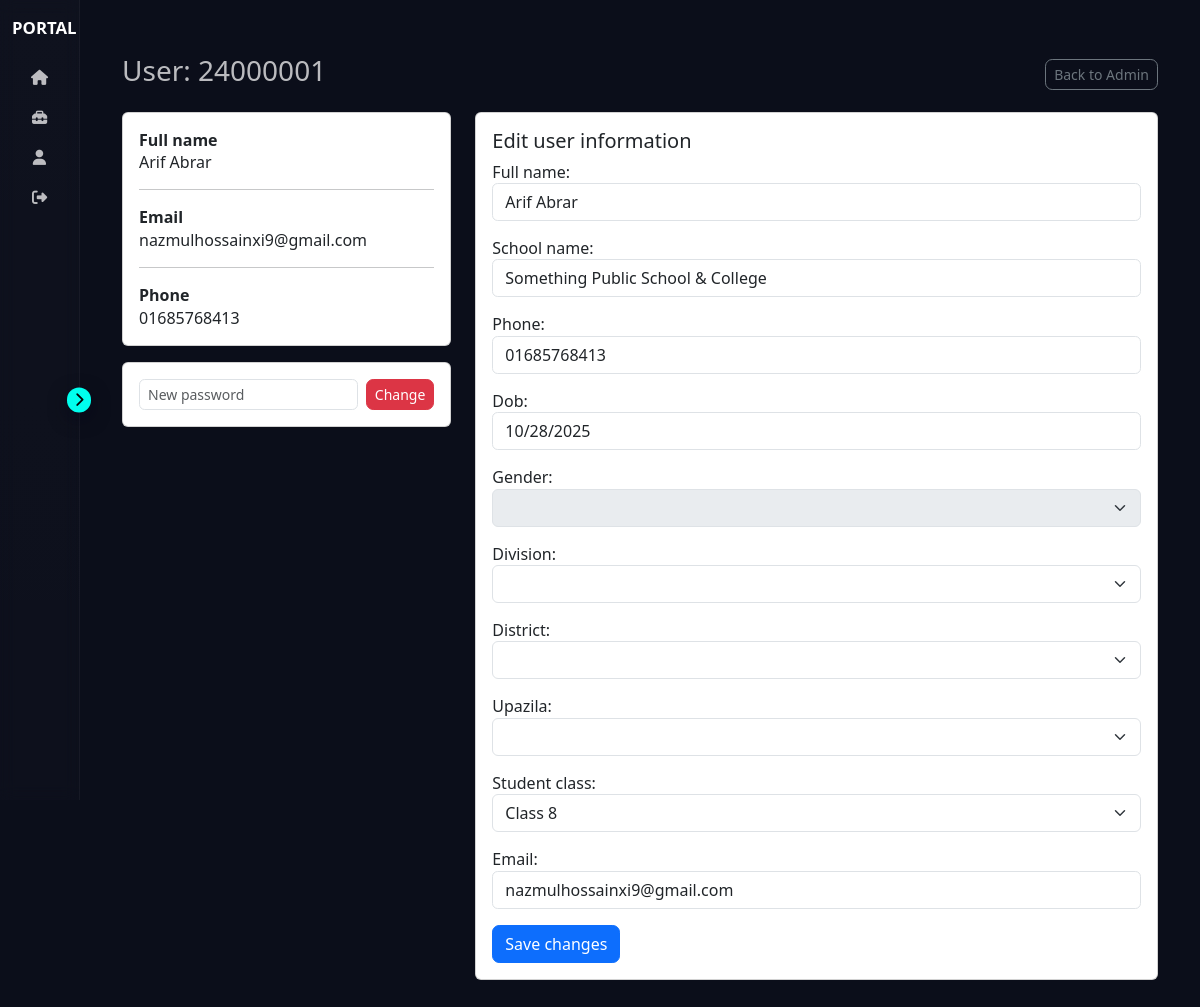
Before: /profile/24000001/ (signed in) with the older database file.
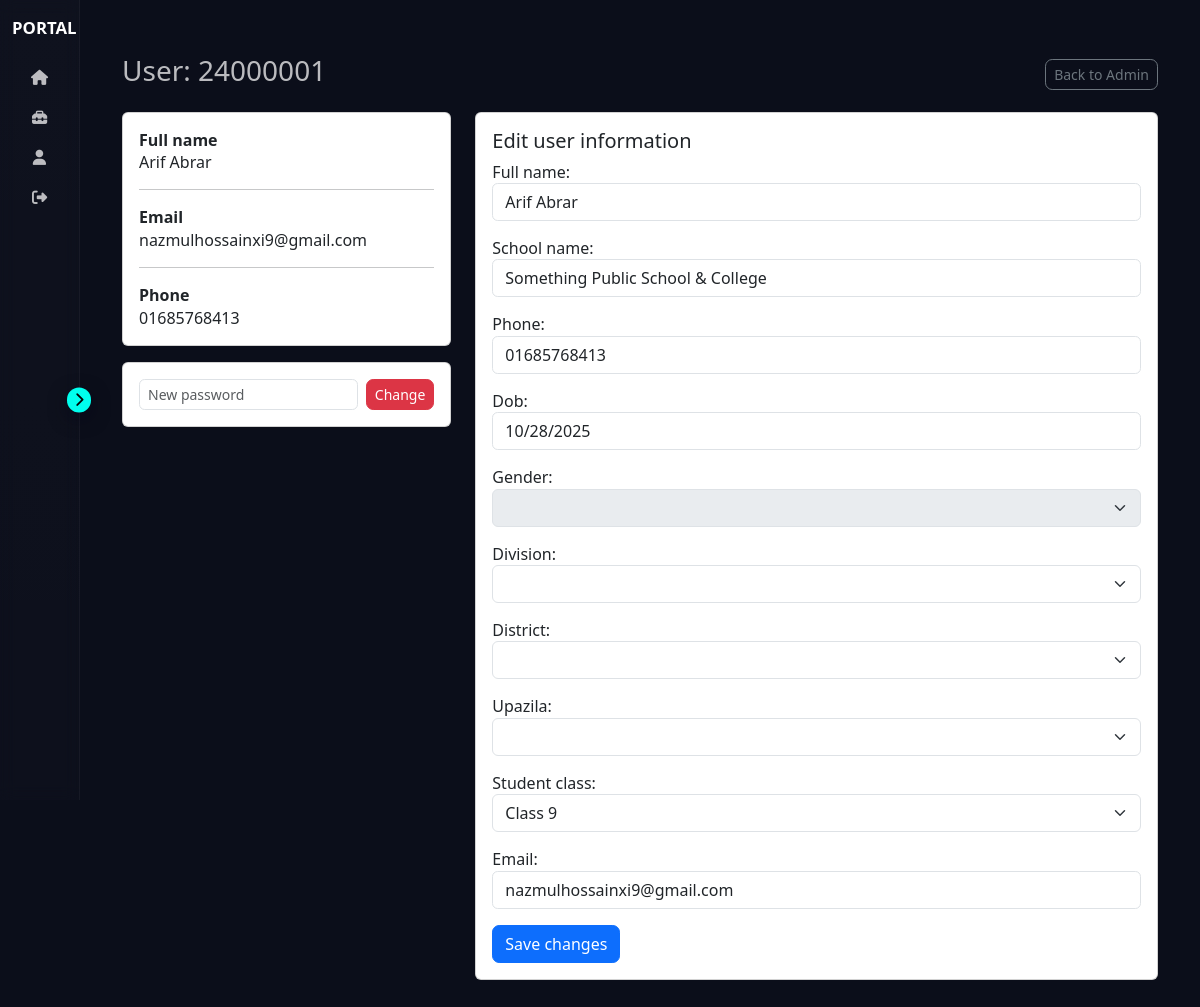
After: the same page with the newer database file.
### Registration/models.py (models this page shows, shortened)
class Student(models.Model):
    user = models.OneToOneField(
        User,
        on_delete=models.CASCADE,
        related_name="student_profile"
    )
    full_name = models.CharField(max_length=200, default="Unknown")
    school_name = models.CharField(max_length=200, default="Not Provided")
    phone = models.CharField(max_length=20, default="N/A")
    division = models.CharField(max_length=100, default="Not Selected")
    district = models.CharField(max_length=100, default="Not Selected")
    upazila = models.CharField(max_length=100, default="Not Selected")
    gender = models.CharField(max_length=20, default="Not Specified")
    student_class = models.CharField(max_length=20, default="Unknown")
    category_name = models.CharField(max_length=50, default="Unknown")
    dob = models.DateField(default=timezone.now)  # Prevent migration error
    created_at = models.DateTimeField(auto_now_add=True)
    updated_at = models.DateTimeField(auto_now=True)

### Registration/views.py (the view)
# urls.py: path("profile/<str:username>/", views.admin_profile_view, name="admin_profile"),
@login_required
def admin_profile_view(request, username):
    if not (request.user.is_staff or request.user.is_superuser):
        return HttpResponseForbidden("Admin area")
    user = get_object_or_404(User, username=username)
    student = get_object_or_404(Student, user=user)
    form = None
    if request.method == "POST":
        if "new_password" in request.POST and request.POST.get("new_password"):
            new_password = request.POST.get("new_password")
            user.set_password(new_password)
            user.save()
            messages.success(request, f"Password updated for {user.username}")
            return redirect("app:admin_profile", username=user.username)
        form = ExistingUserUpdateForm(request.POST, instance=student)
        if form.is_valid():
            with transaction.atomic():
                user.email = form.cleaned_data.get("email", user.email)
                user.save()
                student = form.save(commit=False)
                class_mapping = {
                    "3": "Primary", "4": "Primary", "5": "Primary",
                    "6": "Junior", "7": "Junior", "8": "Junior",
                    "9": "Secondary", "10": "Secondary",
                    "11": "Higher Secondary", "12": "Higher Secondary",
                }
                student.category_name = class_mapping.get(form.cleaned_data.get("student_class"), student.category_name)
                student.save()
            messages.success(request, f"Updated user {user.username}")
            return redirect("app:admin_profile", username=user.username)
        else:
            messages.error(request, "Form validation failed.")
    else:
        form = ExistingUserUpdateForm(instance=student)
        form.fields["email"].initial = user.email
    form.fields['division'].choices = [("", "-- Select Division --")] + [(d, d) for d in DIVISION_LIST]
    if student.division in GEOGRAPHY_DATA:
        districts = list(GEOGRAPHY_DATA[student.division].keys())
        form.fields['district'].choices = [("", "-- Select District --")] + [(d, d) for d in districts]
    if student.division in GEOGRAPHY_DATA and student.district in GEOGRAPHY_DATA[student.division]:
        upazilas = GEOGRAPHY_DATA[student.division][student.district]
        form.fields['upazila'].choices = [("", "-- Select Upazila --")] + [(u, u) for u in upazilas]
    context = {
        "target_user": user,
        "profile_info": student,
        "form": form,
    }
    return render(request, "admin/profile.html", context)

### Registration/templates/admin/profile.html (shortened to what this page needs)
{% extends "base.html" %}
{% block content %}
<div class="container py-4">
  <div class="d-flex justify-content-between align-items-center mb-3">
    <h3>User: {{ target_user.username }}</h3>
    <div>
      <a href="{% url 'app:admin_view' %}" class="btn btn-outline-secondary btn-sm">Back to Admin</a>
    </div>
  </div>
  <div class="row">
    <div class="col-md-4">
      <div class="card p-3 mb-3">
        <div class="fw-semibold">Full name</div>
        <div>{{ profile_info.full_name }}</div>
        <hr>
        <div class="fw-semibold">Email</div>
        <div>{{ target_user.email }}</div>
        <hr>
        <div class="fw-semibold">Phone</div>
        <div>{{ profile_info.phone }}</div>
      </div>
          <div class="card p-3">
            <form method="post" class="d-flex gap-2">
              <input name="new_password" class="form-control form-control-sm" placeholder="New password">
              <button class="btn btn-sm btn-danger">Change</button>
            </form>
          </div>
    </div>
    <div class="col-md-8">
      <div class="card p-3">
        <h5>Edit user information</h5>
        <form method="post">
          {{ form.as_p }}
          <button class="btn btn-primary">Save changes</button>
        </form>
      </div>
    </div>
  </div>
</div>
{% endblock %}

Changed rows visible on the page:
changed Student "Arif Abrar": student_class "Class 8" → "Class 9"
